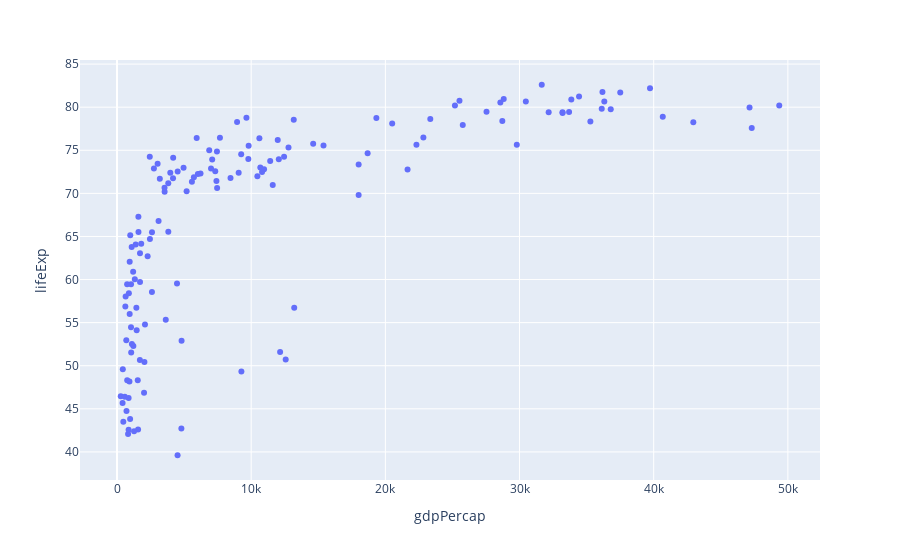

Write notebook code for a chart like this one.
### Code cell
px.scatter(gapminder2007, x="gdpPercap", y="lifeExp")

### Figure 1 — Plotly figure (JSON) as saved in the notebook; plotly's stock layout.template omitted (floating-point values rounded to 4 significant figures; data arrays with more than 128 entries replaced by an {"elided": "..."} marker saying what was removed)
{"data": [{"hovertemplate": "gdpPercap=%{x}<br>lifeExp=%{y}<extra></extra>", "legendgroup": "", "marker": {"color": "#636efa", "symbol": "circle"}, "mode": "markers", "name": "", "orientation": "v", "showlegend": false, "type": "scatter", "x": {"elided": "142 float values"}, "xaxis": "x", "y": {"elided": "142 float values"}, "yaxis": "y"}], "layout": {"autosize": true, "legend": {"tracegroupgap": 0}, "margin": {"t": 60}, "xaxis": {"anchor": "y", "autorange": true, "domain": [0, 1], "range": [-2692.0, 52330.0], "title": {"text": "gdpPercap"}, "type": "linear"}, "yaxis": {"anchor": "x", "autorange": true, "domain": [0, 1], "range": [36.28, 85.93], "title": {"text": "lifeExp"}, "type": "linear"}}}
